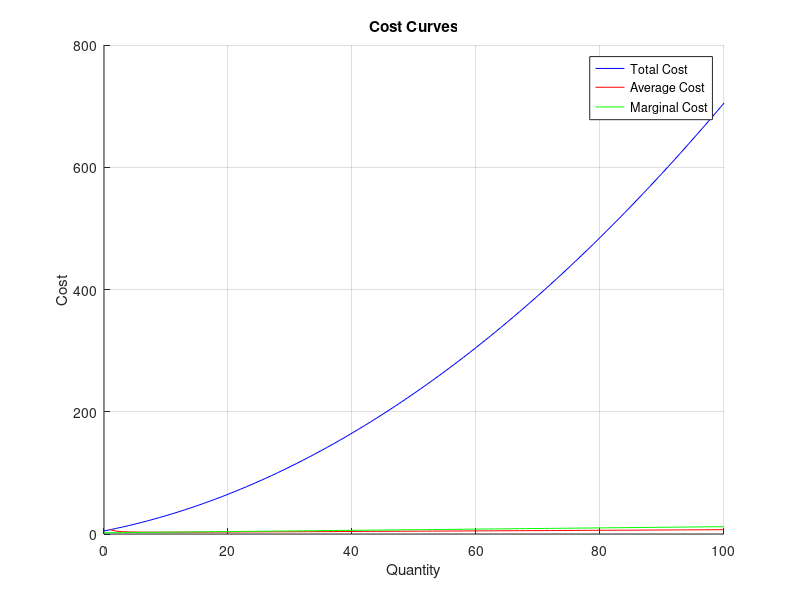

MATLAB code for this plot:
% Define the quantity range
quantity = 0:100; % Example quantity from 0 to 100

% Define the total cost curve (example: quadratic cost function)
total_cost = 5 + 2 * quantity + 0.05 * quantity.^2; % Example cost function

% Calculate average cost
average_cost = total_cost ./ quantity; 
average_cost(quantity == 0) = NaN; % Avoid division by zero

% Calculate marginal cost (derivative of total cost)
marginal_cost = gradient(total_cost, quantity);

% Plotting the curves
figure;
hold on;
plot(quantity, total_cost, 'b', 'DisplayName', 'Total Cost');
plot(quantity, average_cost, 'r', 'DisplayName', 'Average Cost');
plot(quantity, marginal_cost, 'g', 'DisplayName', 'Marginal Cost');
hold off;

% Adding labels and legend
xlabel('Quantity');
ylabel('Cost');
title('Cost Curves');
legend show;
grid on;
